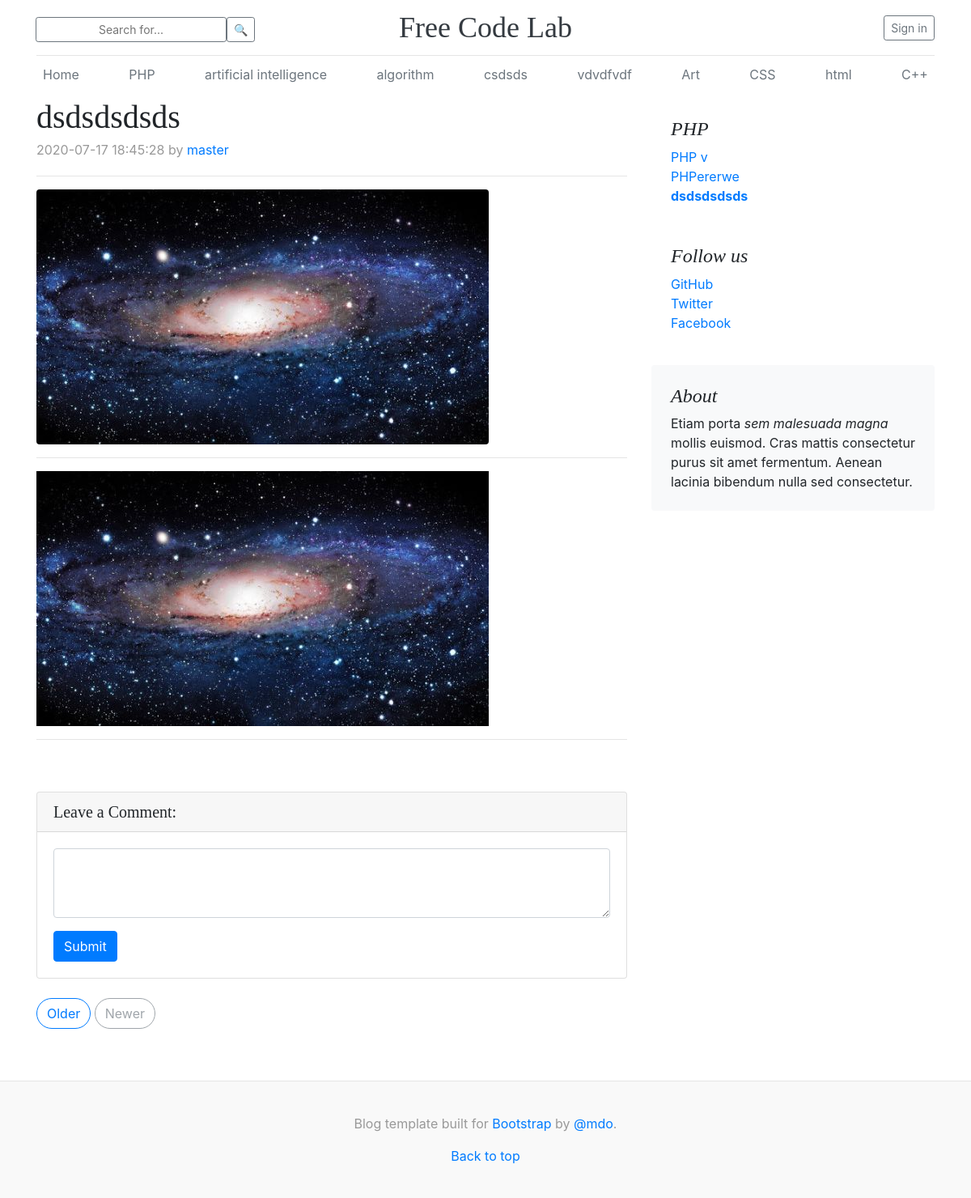
Screenshot of /posts/show/dsdsdsdsds with the database file from the repository.
### tables this page shows
CREATE TABLE `categories` (
  `id` int(11) NOT NULL,
  `title` varchar(255) NOT NULL,
  `slug` varchar(255) NOT NULL
);

CREATE TABLE `posts` (
  `id` int(11) NOT NULL,
  `user_id` int(11) DEFAULT NULL,
  `category_id` int(11) NOT NULL,
  `title` varchar(255) NOT NULL,
  `slug` varchar(255) NOT NULL,
  `views` int(11) NOT NULL DEFAULT 0,
  `image` varchar(255) NOT NULL,
  `body` text NOT NULL,
  `status` varchar(255) NOT NULL DEFAULT 'published',
  `created_at` timestamp NOT NULL DEFAULT current_timestamp() ON UPDATE current_timestamp(),
  `updated_at` timestamp NOT NULL DEFAULT current_timestamp() ON UPDATE current_timestamp()
);

CREATE TABLE `users` (
  `id` int(11) NOT NULL,
  `name` varchar(255) NOT NULL,
  `email` varchar(255) NOT NULL,
  `password` varchar(255) NOT NULL,
  `role` tinyint(4) NOT NULL DEFAULT 0,
  `created_at` datetime NOT NULL DEFAULT current_timestamp()
);

### Core/View.php (called while the page is built, shortened)
<?php
class View implements ViewInterface
{
    public function render(string $viewName, $data, array $errors = [])
    {
        require_once self::VIEW_FOLDER
            . $viewName
            . self::VIEW_EXTENSION;
    }
}

### App/Http/Controllers/BaseController.php (called while the page is built, shortened)
<?php
abstract class BaseController
{
    private $view;
    public function __construct(PDODatabase $db, ViewInterface $view, DataBinderInterface $dataBinder)
    {
        $this->db = $db;
        $this->view = $view;
    }
    public function render(string $viewName, $data = null, array $errors = []){
        $this->view->render($viewName, $data, $errors);
    }
}

### App/Http/Controllers/PostsController.php (called while the page is built, shortened)
<?php
class PostsController extends BaseController
{
    public function show($slug)
    {
        $model = new Post($this->db);
        $post =  $model->findBySlug($slug);
        $posts =  $model->findAllByCategory($post->getCategoryId());
        $model = new Comment($this->db);
        $comments =  $model->findAllByPost($post->getId());
        $category = new Category($this->db);
        $categories = $category->all();
        $data = [
            'post' => $post,
            'comments' => $comments,
            'categories' => $categories,
            'posts' => $posts
        ];
        $this->render("posts/show", $data);
    }
}

### index.php (called while the page is built, shortened)
<?php
spl_autoload_register(function($class) {
    $parts = explode('\\', $class);
    if(count($parts) > 1) {
      $classfile = array_shift($parts) . DIRECTORY_SEPARATOR . implode(DIRECTORY_SEPARATOR, $parts) . ".php";
    } else {
      $classfile = 'classes' . DIRECTORY_SEPARATOR . $class . '.php';
    }
  });
$url = $_SERVER['REQUEST_URI'];
$url_data = explode('/',$url);
array_shift($url_data);
$app_root = array_shift($url_data);
$method = $url_data[1]??'index'?:'index';
$param = $url_data[2]??null;
$dbInfo = parse_ini_file("Config/db.ini");
$pdo = new PDO($dbInfo['dsn'], $dbInfo['user'], $dbInfo['pass']);
$db = new \Database\PDODatabase($pdo);
$dataBinder = new \Core\DataBinder();
$view = new \Core\View();
$controller_obj = new $controller($db, $view, $dataBinder);
$controller_obj->$method($param);

### Database/PDODatabase.php (called while the page is built, shortened)
<?php
class PDODatabase implements DatabaseInterface
{
    private $pdo;
    public function __construct(\PDO $pdo)
    {
        $this->pdo = $pdo;
    }
    public function query(string $query): StatementInterface
    {
        $stmt = $this->pdo->prepare($query);
        return new PDOPreparedStatement($stmt);
    }
}

### App/Models/Category.php (called while the page is built, shortened)
<?php
class Category
{
    private $db;
    public function __construct($db)
    {
        $this->db = $db;
    }
    public function all(): \Generator
    {
        return $this->db->query("
            SELECT id, title, slug
            FROM categories
        ")->execute([])
            ->fetch(CategoryDTO::class);
    }
}

### Database/PDOPreparedStatement.php (called while the page is built, shortened)
<?php
class PDOPreparedStatement implements StatementInterface
{
    private $pdoStatement;
    public function __construct(\PDOStatement $PDOStatement)
    {
        $this->pdoStatement = $PDOStatement;
    }
    public function execute(array $params = []): ResultSetInterface
    {
        $this->pdoStatement->execute($params);
        return new PDOResultSet($this->pdoStatement);
    }
}

### App/DTO/CategoryDTO.php (called while the page is built, shortened)
<?php
class CategoryDTO
{
    private $id;
    private $title;
    public function getId(): int
    {
        return $this->id;
    }
    public function getTitle(): string
    {
        return $this->title;
    }
}

### App/Models/Post.php (called while the page is built, shortened)
<?php
class Post
{
    private $db;
    public function __construct($db)
    {
        $this->db = $db;
    }
    public function findBySlug(string $slug): ?PostDTO
    {
        return $this->db->query("
            SELECT posts.id, posts.user_id, users.name, posts.category_id, categories.title as category_title, posts.title, posts.slug, posts.views, posts.image, posts.body, posts.status, posts.created_at, posts.updated_at
            FROM posts
            INNER JOIN users ON posts.user_id = users.id
            INNER JOIN categories ON posts.category_id = categories.id
            WHERE posts.slug = ?
        ")->execute([$slug])
            ->fetch(PostDTO::class)
            ->current();
    }
    public function findAllByCategory($category_id): \Generator
    {
        return $this->db->query("
            SELECT posts.id, posts.user_id, users.name, posts.title, posts.slug, posts.views, posts.image, posts.body, posts.status, posts.created_at, posts.updated_at
            FROM posts
            INNER JOIN users ON posts.user_id = users.id
            WHERE category_id = ?
        ")->execute([$category_id])
           ->fetch(PostDTO::class);
    }
}

### App/DTO/PostDTO.php (called while the page is built, shortened)
<?php
class PostDTO
{
    private $id;
    private $category_id;
    private $category_title;
    private $title;
    private $slug;
    private $image;
    private $body;
    private $created_at;
    public function getId(): int
    {
        return $this->id;
    }
    public function getCategoryId(): int
    {
        return $this->category_id;
    }
    public function getTitle(): string
    {
        return $this->title;
    }
    public function getCategoryTitle(): string
    {
        return $this->category_title;
    }
    public function getSlug(): string
    {
        return $this->slug;
    }
    public function getImage(): string
    {
        return $this->image;
    }
    public function getBody(): string
    {
        return $this->body;
    }
    public function getCreatedAt(): string
    {
        return $this->created_at;
    }
}

### Database/PDOResultSet.php (called while the page is built, shortened)
<?php
class PDOResultSet implements ResultSetInterface
{
    private $pdoStatement;
    public function __construct(\PDOStatement $PDOStatement)
    {
        $this->pdoStatement = $PDOStatement;
    }
    public function fetch($className): \Generator
    {
        while ($row = $this->pdoStatement->fetchObject($className)) {
            yield $row;
        }
    }
}

### Resources/Views/posts/show.php (the view, shortened to what this page needs)
<?php require APPROOT . '/Resources/Views/header.php'; ?>
<body>
  <div class="container">
    <?php require APPROOT . '/Resources/Views/navbar.php'; ?>
    <div class="row">
      <div class="col-md-8 blog-main">
        <div class="blog-post">
          <h2 class="blog-post-title"><?php echo $data['post']->getTitle(); ?></h2>
          <p class="blog-post-meta"><?php echo $data['post']->getCreatedAt(); ?> by <a href="#"><?php echo $data['post']->name; ?></a></p>
          <hr>
          <img class="img-fluid rounded" src="<?php echo URLROOT; ?>/<?php echo $data['post']->getImage();?>" alt="">
          <hr>
          <p><?php echo $data['post']->getBody(); ?></p>
          <hr>
        </div>
        <div class="card my-4">
          <h5 class="card-header">Leave a Comment:</h5>
          <div class="card-body">
            <form action="<?php echo URLROOT; ?>/posts/addComment/<?php echo $data['post']->getId(); ?>" method="post">
              <div class="form-group">
                <textarea name="body" class="form-control" rows="3"></textarea>
              </div>
              <input type="submit" class="btn btn-primary" value="Submit">
            </form>
          </div>
        </div>
        <nav class="blog-pagination">
          <a class="btn btn-outline-primary" href="#">Older</a>
          <a class="btn btn-outline-secondary disabled" href="#" tabindex="-1" aria-disabled="true">Newer</a>
        </nav>
      </div>
      <?php require APPROOT . '/Resources/Views/sidebar.php'; ?>
  </div>
  </div>
</body>
<?php require APPROOT . '/Resources/Views/footer.php'; ?>

### Resources/Views/navbar.php
<header class="blog-header py-3">
  <div class="row flex-nowrap justify-content-between align-items-center">
    <div class="col-4 pt-1 search">
      <form action="<?php echo URLROOT; ?>/posts/search" method="post" >
          <div class="input-group-append">
            <input name="search" type="text" class="btn btn-sm btn-outline-secondary search" placeholder="Search for...">
            <span class="input-group-btn">
              <button type="submit" class="btn btn-sm btn-outline-secondary">🔍</button>
            </span>
          </div>
      </form>
    </div>
    <div class="col-4 text-center">
      <a class="blog-header-logo text-dark" href="#">Free Code Lab</a>
    </div>
    <div class="col-4 d-flex justify-content-end align-items-center">
      <?php if (isset($_SESSION['user_id'])) : ?>
        <a class="btn btn-sm btn-outline-secondary" href="<?php echo URLROOT; ?>/users/logout">Log out</a>
      <?php else : ?>
        <a class="btn btn-sm btn-outline-secondary" href="<?php echo URLROOT; ?>/users/login">Sign in</a>
      <?php endif; ?>
    </div>
  </div>
</header>
<div class="nav-scroller py-1 mb-2">
  <nav class="nav d-flex justify-content-between">
    <a class="p-2 text-muted" href="<?php echo URLROOT; ?>">Home</a>
    <?php foreach($data['categories'] as $category) : ?>
    <a class="p-2 text-muted" href="<?php echo URLROOT; ?>/posts/showByCategory/<?php echo $category->getId();?>"><?php echo $category->getTitle(); ?></a>
    <?php endforeach; ?>
  </nav>
</div>

### Resources/Views/sidebar.php
<aside class="col-md-4 blog-sidebar">
    <div class="p-4">
      <h4 class="font-italic"><?php echo $data['post']->getCategoryTitle(); ?></h4>
      <ol class="list-unstyled mb-0">
        <?php foreach($data['posts'] as $post) : ?>
        <li><a href="<?php echo URLROOT; ?>/posts/show/<?php echo $post->getSlug();?>">
                    <?php if ($post->getId() === $data['post']->getId()):?>
                    <b><?php echo $post->getTitle(); ?></b>
                    <?php else: echo $post->getTitle(); ?>
                    <?php endif;?></a></li>
        <?php endforeach; ?>
      </ol>
    </div>
    <div class="p-4">
      <h4 class="font-italic">Follow us</h4>
      <ol class="list-unstyled">
        <li><a href="#">GitHub</a></li>
        <li><a href="#">Twitter</a></li>
        <li><a href="#">Facebook</a></li>
      </ol>
    </div>
    <div class="p-4 mb-3 bg-light rounded">
      <h4 class="font-italic">About</h4>
      <p class="mb-0">Etiam porta <em>sem malesuada magna</em> mollis euismod. Cras mattis consectetur purus sit amet fermentum. Aenean lacinia bibendum nulla sed consectetur.</p>
    </div>
</aside>

### Resources/css/blog.css (style rules this page uses)
.blog-header { line-height: 1; border-bottom: 1px solid #e5e5e5; }
.blog-header-logo { font-family: "Playfair Display", Georgia, "Times New Roman", serif; font-size: 2.25rem; }
h1, h2, h3, h4, h5, h6 { font-family: "Playfair Display", Georgia, "Times New Roman", serif; }
.nav-scroller { position: relative; z-index: 2; height: 2.75rem; overflow-y: hidden; }
.nav-scroller .nav { display: -ms-flexbox; display: flex; -ms-flex-wrap: nowrap; flex-wrap: nowrap; padding-bottom: 1rem; margin-top: -1px; overflow-x: auto; text-align: center; white-space: nowrap; -webkit-overflow-scrolling: touch; }
.blog-pagination { margin-bottom: 4rem; }
.blog-pagination > .btn { border-radius: 2rem; }
.blog-post { margin-bottom: 4rem; }
.blog-post-title { margin-bottom: .25rem; font-size: 2.5rem; }
.blog-post-meta { margin-bottom: 1.25rem; color: #999; }

### rows the page displays
categories: title "PHP"
categories: title "artificial intelligence"
categories: title "algorithm"
categories: title "csdsds"
categories: title "vdvdfvdf"
categories: title "Art"
categories: title "CSS"
categories: title "html"
categories: title "C++"
posts: title "dsdsdsdsds", created_at "2020-07-17 18:45:28", user.name "master", image (picture), body (picture), category.title "PHP"
posts: title "PHP v"
posts: title "PHPererwe"
